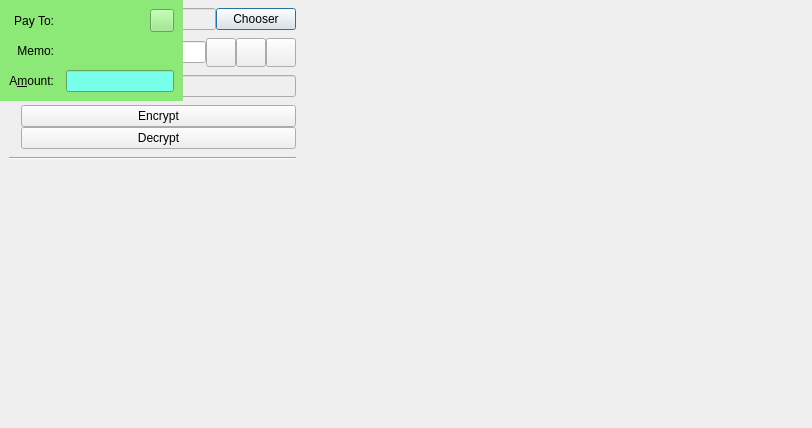
<?xml version="1.0" encoding="UTF-8"?>
<ui version="4.0">
 <class>EncryptDecryptDialog</class>
 <widget class="QDialog" name="EncryptDecryptDialog">
  <property name="geometry">
   <rect>
    <x>0</x>
    <y>0</y>
    <width>812</width>
    <height>428</height>
   </rect>
  </property>
  <property name="focusPolicy">
   <enum>Qt::TabFocus</enum>
  </property>
  <property name="autoFillBackground">
   <bool>false</bool>
  </property>
  <widget class="QFrame" name="EncryptDecryptDialog_frame">
   <property name="toolTip">
    <string>This is a normal payment.</string>
   </property>
   <property name="frameShape">
    <enum>QFrame::NoFrame</enum>
   </property>
   <layout class="QGridLayout" name="gridLayout">
    <property name="topMargin">
     <number>8</number>
    </property>
    <property name="bottomMargin">
     <number>4</number>
    </property>
    <property name="horizontalSpacing">
     <number>12</number>
    </property>
    <property name="verticalSpacing">
     <number>8</number>
    </property>
    <item row="1" column="2">
     <layout class="QHBoxLayout" name="payToLayout">
      <property name="spacing">
       <number>0</number>
      </property>
      <item>
       <widget class="QValidatedLineEdit" name="payTo">
        <property name="toolTip">
         <string>The IMG address to send the payment to</string>
        </property>
       </widget>
      </item>
      <item>
       <widget class="QToolButton" name="addressBookButton">
        <property name="toolTip">
         <string>Choose previously used address</string>
        </property>
        <property name="text">
         <string/>
        </property>
        <property name="iconSize">
         <size>
          <width>22</width>
          <height>22</height>
         </size>
        </property>
        <property name="shortcut">
         <string>Alt+A</string>
        </property>
       </widget>
      </item>
      <item>
       <widget class="QToolButton" name="pasteButton">
        <property name="toolTip">
         <string>Paste address from clipboard</string>
        </property>
        <property name="text">
         <string/>
        </property>
        <property name="iconSize">
         <size>
          <width>22</width>
          <height>22</height>
         </size>
        </property>
        <property name="shortcut">
         <string>Alt+P</string>
        </property>
       </widget>
      </item>
      <item>
       <widget class="QToolButton" name="deleteButton">
        <property name="toolTip">
         <string>Remove this entry</string>
        </property>
        <property name="text">
         <string/>
        </property>
        <property name="iconSize">
         <size>
          <width>22</width>
          <height>22</height>
         </size>
        </property>
       </widget>
      </item>
     </layout>
    </item>
    <item row="0" column="2">
     <layout class="QHBoxLayout" name="horizontalLayoutAmount" stretch="0,0">
      <property name="sizeConstraint">
       <enum>QLayout::SetMinAndMaxSize</enum>
      </property>
      <item>
       <widget class="QLineEdit" name="FileNamesTxt">
        <property name="enabled">
         <bool>false</bool>
        </property>
       </widget>
      </item>
      <item>
       <widget class="QPushButton" name="chooserButton">
        <property name="text">
         <string>Chooser</string>
        </property>
       </widget>
      </item>
     </layout>
    </item>
    <item row="2" column="2">
     <widget class="QLineEdit" name="addAsLabel">
      <property name="enabled">
       <bool>false</bool>
      </property>
      <property name="toolTip">
       <string>Enter a label for this address to add it to the list of used addresses</string>
      </property>
     </widget>
    </item>
    <item row="6" column="0" colspan="3">
     <widget class="Line" name="line">
      <property name="orientation">
       <enum>Qt::Horizontal</enum>
      </property>
     </widget>
    </item>
    <item row="3" column="1" colspan="2">
     <layout class="QVBoxLayout" name="verticalLayout">
      <item>
       <widget class="QPushButton" name="encryptButton">
        <property name="text">
         <string>Encrypt</string>
        </property>
       </widget>
      </item>
      <item>
       <widget class="QPushButton" name="decryptButton">
        <property name="text">
         <string>Decrypt</string>
        </property>
       </widget>
      </item>
     </layout>
    </item>
    <item row="2" column="1">
     <widget class="QLabel" name="labellLabel">
      <property name="text">
       <string>&amp;Private Key:</string>
      </property>
      <property name="alignment">
       <set>Qt::AlignRight|Qt::AlignTrailing|Qt::AlignVCenter</set>
      </property>
      <property name="buddy">
       <cstring>addAsLabel</cstring>
      </property>
     </widget>
    </item>
    <item row="1" column="1">
     <widget class="QLabel" name="addressToLabel">
      <property name="layoutDirection">
       <enum>Qt::LeftToRight</enum>
      </property>
      <property name="text">
       <string>Address:</string>
      </property>
      <property name="buddy">
       <cstring>payTo</cstring>
      </property>
     </widget>
    </item>
    <item row="0" column="1">
     <widget class="QLabel" name="FileLabel">
      <property name="text">
       <string>File:</string>
      </property>
     </widget>
    </item>
   </layout>
  </widget>
  <widget class="QFrame" name="SendCoins_UnauthenticatedPaymentRequest">
   <property name="palette">
    <palette>
     <active>
      <colorrole role="WindowText">
       <brush brushstyle="SolidPattern">
        <color alpha="255">
         <red>0</red>
         <green>0</green>
         <blue>0</blue>
        </color>
       </brush>
      </colorrole>
      <colorrole role="Button">
       <brush brushstyle="SolidPattern">
        <color alpha="255">
         <red>255</red>
         <green>255</green>
         <blue>127</blue>
        </color>
       </brush>
      </colorrole>
      <colorrole role="Light">
       <brush brushstyle="SolidPattern">
        <color alpha="255">
         <red>255</red>
         <green>255</green>
         <blue>255</blue>
        </color>
       </brush>
      </colorrole>
      <colorrole role="Midlight">
       <brush brushstyle="SolidPattern">
        <color alpha="255">
         <red>255</red>
         <green>255</green>
         <blue>191</blue>
        </color>
       </brush>
      </colorrole>
      <colorrole role="Dark">
       <brush brushstyle="SolidPattern">
        <color alpha="255">
         <red>127</red>
         <green>127</green>
         <blue>63</blue>
        </color>
       </brush>
      </colorrole>
      <colorrole role="Mid">
       <brush brushstyle="SolidPattern">
        <color alpha="255">
         <red>170</red>
         <green>170</green>
         <blue>84</blue>
        </color>
       </brush>
      </colorrole>
      <colorrole role="Text">
       <brush brushstyle="SolidPattern">
        <color alpha="255">
         <red>0</red>
         <green>0</green>
         <blue>0</blue>
        </color>
       </brush>
      </colorrole>
      <colorrole role="BrightText">
       <brush brushstyle="SolidPattern">
        <color alpha="255">
         <red>255</red>
         <green>255</green>
         <blue>255</blue>
        </color>
       </brush>
      </colorrole>
      <colorrole role="ButtonText">
       <brush brushstyle="SolidPattern">
        <color alpha="255">
         <red>0</red>
         <green>0</green>
         <blue>0</blue>
        </color>
       </brush>
      </colorrole>
      <colorrole role="Base">
       <brush brushstyle="SolidPattern">
        <color alpha="255">
         <red>255</red>
         <green>255</green>
         <blue>255</blue>
        </color>
       </brush>
      </colorrole>
      <colorrole role="Window">
       <brush brushstyle="SolidPattern">
        <color alpha="255">
         <red>255</red>
         <green>255</green>
         <blue>127</blue>
        </color>
       </brush>
      </colorrole>
      <colorrole role="Shadow">
       <brush brushstyle="SolidPattern">
        <color alpha="255">
         <red>0</red>
         <green>0</green>
         <blue>0</blue>
        </color>
       </brush>
      </colorrole>
      <colorrole role="AlternateBase">
       <brush brushstyle="SolidPattern">
        <color alpha="255">
         <red>255</red>
         <green>255</green>
         <blue>191</blue>
        </color>
       </brush>
      </colorrole>
      <colorrole role="ToolTipBase">
       <brush brushstyle="SolidPattern">
        <color alpha="255">
         <red>255</red>
         <green>255</green>
         <blue>220</blue>
        </color>
       </brush>
      </colorrole>
      <colorrole role="ToolTipText">
       <brush brushstyle="SolidPattern">
        <color alpha="255">
         <red>0</red>
         <green>0</green>
         <blue>0</blue>
        </color>
       </brush>
      </colorrole>
     </active>
     <inactive>
      <colorrole role="WindowText">
       <brush brushstyle="SolidPattern">
        <color alpha="255">
         <red>0</red>
         <green>0</green>
         <blue>0</blue>
        </color>
       </brush>
      </colorrole>
      <colorrole role="Button">
       <brush brushstyle="SolidPattern">
        <color alpha="255">
         <red>255</red>
         <green>255</green>
         <blue>127</blue>
        </color>
       </brush>
      </colorrole>
      <colorrole role="Light">
       <brush brushstyle="SolidPattern">
        <color alpha="255">
         <red>255</red>
         <green>255</green>
         <blue>255</blue>
        </color>
       </brush>
      </colorrole>
      <colorrole role="Midlight">
       <brush brushstyle="SolidPattern">
        <color alpha="255">
         <red>255</red>
         <green>255</green>
         <blue>191</blue>
        </color>
       </brush>
      </colorrole>
      <colorrole role="Dark">
       <brush brushstyle="SolidPattern">
        <color alpha="255">
         <red>127</red>
         <green>127</green>
         <blue>63</blue>
        </color>
       </brush>
      </colorrole>
      <colorrole role="Mid">
       <brush brushstyle="SolidPattern">
        <color alpha="255">
         <red>170</red>
         <green>170</green>
         <blue>84</blue>
        </color>
       </brush>
      </colorrole>
      <colorrole role="Text">
       <brush brushstyle="SolidPattern">
        <color alpha="255">
         <red>0</red>
         <green>0</green>
         <blue>0</blue>
        </color>
       </brush>
      </colorrole>
      <colorrole role="BrightText">
       <brush brushstyle="SolidPattern">
        <color alpha="255">
         <red>255</red>
         <green>255</green>
         <blue>255</blue>
        </color>
       </brush>
      </colorrole>
      <colorrole role="ButtonText">
       <brush brushstyle="SolidPattern">
        <color alpha="255">
         <red>0</red>
         <green>0</green>
         <blue>0</blue>
        </color>
       </brush>
      </colorrole>
      <colorrole role="Base">
       <brush brushstyle="SolidPattern">
        <color alpha="255">
         <red>255</red>
         <green>255</green>
         <blue>255</blue>
        </color>
       </brush>
      </colorrole>
      <colorrole role="Window">
       <brush brushstyle="SolidPattern">
        <color alpha="255">
         <red>255</red>
         <green>255</green>
         <blue>127</blue>
        </color>
       </brush>
      </colorrole>
      <colorrole role="Shadow">
       <brush brushstyle="SolidPattern">
        <color alpha="255">
         <red>0</red>
         <green>0</green>
         <blue>0</blue>
        </color>
       </brush>
      </colorrole>
      <colorrole role="AlternateBase">
       <brush brushstyle="SolidPattern">
        <color alpha="255">
         <red>255</red>
         <green>255</green>
         <blue>191</blue>
        </color>
       </brush>
      </colorrole>
      <colorrole role="ToolTipBase">
       <brush brushstyle="SolidPattern">
        <color alpha="255">
         <red>255</red>
         <green>255</green>
         <blue>220</blue>
        </color>
       </brush>
      </colorrole>
      <colorrole role="ToolTipText">
       <brush brushstyle="SolidPattern">
        <color alpha="255">
         <red>0</red>
         <green>0</green>
         <blue>0</blue>
        </color>
       </brush>
      </colorrole>
     </inactive>
     <disabled>
      <colorrole role="WindowText">
       <brush brushstyle="SolidPattern">
        <color alpha="255">
         <red>127</red>
         <green>127</green>
         <blue>63</blue>
        </color>
       </brush>
      </colorrole>
      <colorrole role="Button">
       <brush brushstyle="SolidPattern">
        <color alpha="255">
         <red>255</red>
         <green>255</green>
         <blue>127</blue>
        </color>
       </brush>
      </colorrole>
      <colorrole role="Light">
       <brush brushstyle="SolidPattern">
        <color alpha="255">
         <red>255</red>
         <green>255</green>
         <blue>255</blue>
        </color>
       </brush>
      </colorrole>
      <colorrole role="Midlight">
       <brush brushstyle="SolidPattern">
        <color alpha="255">
         <red>255</red>
         <green>255</green>
         <blue>191</blue>
        </color>
       </brush>
      </colorrole>
      <colorrole role="Dark">
       <brush brushstyle="SolidPattern">
        <color alpha="255">
         <red>127</red>
         <green>127</green>
         <blue>63</blue>
        </color>
       </brush>
      </colorrole>
      <colorrole role="Mid">
       <brush brushstyle="SolidPattern">
        <color alpha="255">
         <red>170</red>
         <green>170</green>
         <blue>84</blue>
        </color>
       </brush>
      </colorrole>
      <colorrole role="Text">
       <brush brushstyle="SolidPattern">
        <color alpha="255">
         <red>127</red>
         <green>127</green>
         <blue>63</blue>
        </color>
       </brush>
      </colorrole>
      <colorrole role="BrightText">
       <brush brushstyle="SolidPattern">
        <color alpha="255">
         <red>255</red>
         <green>255</green>
         <blue>255</blue>
        </color>
       </brush>
      </colorrole>
      <colorrole role="ButtonText">
       <brush brushstyle="SolidPattern">
        <color alpha="255">
         <red>127</red>
         <green>127</green>
         <blue>63</blue>
        </color>
       </brush>
      </colorrole>
      <colorrole role="Base">
       <brush brushstyle="SolidPattern">
        <color alpha="255">
         <red>255</red>
         <green>255</green>
         <blue>127</blue>
        </color>
       </brush>
      </colorrole>
      <colorrole role="Window">
       <brush brushstyle="SolidPattern">
        <color alpha="255">
         <red>255</red>
         <green>255</green>
         <blue>127</blue>
        </color>
       </brush>
      </colorrole>
      <colorrole role="Shadow">
       <brush brushstyle="SolidPattern">
        <color alpha="255">
         <red>0</red>
         <green>0</green>
         <blue>0</blue>
        </color>
       </brush>
      </colorrole>
      <colorrole role="AlternateBase">
       <brush brushstyle="SolidPattern">
        <color alpha="255">
         <red>255</red>
         <green>255</green>
         <blue>127</blue>
        </color>
       </brush>
      </colorrole>
      <colorrole role="ToolTipBase">
       <brush brushstyle="SolidPattern">
        <color alpha="255">
         <red>255</red>
         <green>255</green>
         <blue>220</blue>
        </color>
       </brush>
      </colorrole>
      <colorrole role="ToolTipText">
       <brush brushstyle="SolidPattern">
        <color alpha="255">
         <red>0</red>
         <green>0</green>
         <blue>0</blue>
        </color>
       </brush>
      </colorrole>
     </disabled>
    </palette>
   </property>
   <property name="toolTip">
    <string>This is an unauthenticated payment request.</string>
   </property>
   <property name="autoFillBackground">
    <bool>true</bool>
   </property>
   <property name="frameShape">
    <enum>QFrame::NoFrame</enum>
   </property>
   <layout class="QGridLayout" name="gridLayout_is">
    <property name="spacing">
     <number>12</number>
    </property>
    <item row="0" column="0">
     <widget class="QLabel" name="payToLabel_is">
      <property name="text">
       <string>Pay To:</string>
      </property>
      <property name="alignment">
       <set>Qt::AlignRight|Qt::AlignTrailing|Qt::AlignVCenter</set>
      </property>
     </widget>
    </item>
    <item row="0" column="1">
     <layout class="QHBoxLayout" name="payToLayout_is">
      <property name="spacing">
       <number>0</number>
      </property>
      <item>
       <widget class="QLabel" name="payTo_is"/>
      </item>
      <item>
       <widget class="QToolButton" name="deleteButton_is">
        <property name="toolTip">
         <string>Remove this entry</string>
        </property>
        <property name="text">
         <string/>
        </property>
       </widget>
      </item>
     </layout>
    </item>
    <item row="1" column="0">
     <widget class="QLabel" name="memoLabel_is">
      <property name="text">
       <string>Memo:</string>
      </property>
      <property name="alignment">
       <set>Qt::AlignRight|Qt::AlignTrailing|Qt::AlignVCenter</set>
      </property>
     </widget>
    </item>
    <item row="1" column="1">
     <widget class="QLabel" name="memoTextLabel_is">
      <property name="textFormat">
       <enum>Qt::PlainText</enum>
      </property>
     </widget>
    </item>
    <item row="2" column="0">
     <widget class="QLabel" name="amountLabel_is">
      <property name="text">
       <string>A&amp;mount:</string>
      </property>
      <property name="alignment">
       <set>Qt::AlignRight|Qt::AlignTrailing|Qt::AlignVCenter</set>
      </property>
      <property name="buddy">
       <cstring>payAmount_is</cstring>
      </property>
     </widget>
    </item>
    <item row="2" column="1">
     <widget class="BitcoinAmountField" name="payAmount_is">
      <property name="acceptDrops">
       <bool>false</bool>
      </property>
     </widget>
    </item>
   </layout>
  </widget>
  <widget class="QFrame" name="SendCoins_AuthenticatedPaymentRequest">
   <property name="palette">
    <palette>
     <active>
      <colorrole role="WindowText">
       <brush brushstyle="SolidPattern">
        <color alpha="255">
         <red>0</red>
         <green>0</green>
         <blue>0</blue>
        </color>
       </brush>
      </colorrole>
      <colorrole role="Button">
       <brush brushstyle="SolidPattern">
        <color alpha="255">
         <red>140</red>
         <green>232</green>
         <blue>119</blue>
        </color>
       </brush>
      </colorrole>
      <colorrole role="Light">
       <brush brushstyle="SolidPattern">
        <color alpha="255">
         <red>230</red>
         <green>255</green>
         <blue>224</blue>
        </color>
       </brush>
      </colorrole>
      <colorrole role="Midlight">
       <brush brushstyle="SolidPattern">
        <color alpha="255">
         <red>185</red>
         <green>243</green>
         <blue>171</blue>
        </color>
       </brush>
      </colorrole>
      <colorrole role="Dark">
       <brush brushstyle="SolidPattern">
        <color alpha="255">
         <red>70</red>
         <green>116</green>
         <blue>59</blue>
        </color>
       </brush>
      </colorrole>
      <colorrole role="Mid">
       <brush brushstyle="SolidPattern">
        <color alpha="255">
         <red>93</red>
         <green>155</green>
         <blue>79</blue>
        </color>
       </brush>
      </colorrole>
      <colorrole role="Text">
       <brush brushstyle="SolidPattern">
        <color alpha="255">
         <red>0</red>
         <green>0</green>
         <blue>0</blue>
        </color>
       </brush>
      </colorrole>
      <colorrole role="BrightText">
       <brush brushstyle="SolidPattern">
        <color alpha="255">
         <red>155</red>
         <green>255</green>
         <blue>147</blue>
        </color>
       </brush>
      </colorrole>
      <colorrole role="ButtonText">
       <brush brushstyle="SolidPattern">
        <color alpha="255">
         <red>0</red>
         <green>0</green>
         <blue>0</blue>
        </color>
       </brush>
      </colorrole>
      <colorrole role="Base">
       <brush brushstyle="SolidPattern">
        <color alpha="255">
         <red>119</red>
         <green>255</green>
         <blue>233</blue>
        </color>
       </brush>
      </colorrole>
      <colorrole role="Window">
       <brush brushstyle="SolidPattern">
        <color alpha="255">
         <red>140</red>
         <green>232</green>
         <blue>119</blue>
        </color>
       </brush>
      </colorrole>
      <colorrole role="Shadow">
       <brush brushstyle="SolidPattern">
        <color alpha="255">
         <red>0</red>
         <green>0</green>
         <blue>0</blue>
        </color>
       </brush>
      </colorrole>
      <colorrole role="AlternateBase">
       <brush brushstyle="SolidPattern">
        <color alpha="255">
         <red>197</red>
         <green>243</green>
         <blue>187</blue>
        </color>
       </brush>
      </colorrole>
      <colorrole role="NoRole">
       <brush brushstyle="SolidPattern">
        <color alpha="255">
         <red>125</red>
         <green>194</green>
         <blue>122</blue>
        </color>
       </brush>
      </colorrole>
      <colorrole role="ToolTipBase">
       <brush brushstyle="SolidPattern">
        <color alpha="255">
         <red>255</red>
         <green>255</green>
         <blue>220</blue>
        </color>
       </brush>
      </colorrole>
      <colorrole role="ToolTipText">
       <brush brushstyle="SolidPattern">
        <color alpha="255">
         <red>0</red>
         <green>0</green>
         <blue>0</blue>
        </color>
       </brush>
      </colorrole>
     </active>
     <inactive>
      <colorrole role="WindowText">
       <brush brushstyle="SolidPattern">
        <color alpha="255">
         <red>0</red>
         <green>0</green>
         <blue>0</blue>
        </color>
       </brush>
      </colorrole>
      <colorrole role="Button">
       <brush brushstyle="SolidPattern">
        <color alpha="255">
         <red>140</red>
         <green>232</green>
         <blue>119</blue>
        </color>
       </brush>
      </colorrole>
      <colorrole role="Light">
       <brush brushstyle="SolidPattern">
        <color alpha="255">
         <red>230</red>
         <green>255</green>
         <blue>224</blue>
        </color>
       </brush>
      </colorrole>
      <colorrole role="Midlight">
       <brush brushstyle="SolidPattern">
        <color alpha="255">
         <red>185</red>
         <green>243</green>
         <blue>171</blue>
        </color>
       </brush>
      </colorrole>
      <colorrole role="Dark">
       <brush brushstyle="SolidPattern">
        <color alpha="255">
         <red>70</red>
         <green>116</green>
         <blue>59</blue>
        </color>
       </brush>
      </colorrole>
      <colorrole role="Mid">
       <brush brushstyle="SolidPattern">
        <color alpha="255">
         <red>93</red>
         <green>155</green>
         <blue>79</blue>
        </color>
       </brush>
      </colorrole>
      <colorrole role="Text">
       <brush brushstyle="SolidPattern">
        <color alpha="255">
         <red>0</red>
         <green>0</green>
         <blue>0</blue>
        </color>
       </brush>
      </colorrole>
      <colorrole role="BrightText">
       <brush brushstyle="SolidPattern">
        <color alpha="255">
         <red>155</red>
         <green>255</green>
         <blue>147</blue>
        </color>
       </brush>
      </colorrole>
      <colorrole role="ButtonText">
       <brush brushstyle="SolidPattern">
        <color alpha="255">
         <red>0</red>
         <green>0</green>
         <blue>0</blue>
        </color>
       </brush>
      </colorrole>
      <colorrole role="Base">
       <brush brushstyle="SolidPattern">
        <color alpha="255">
         <red>119</red>
         <green>255</green>
         <blue>233</blue>
        </color>
       </brush>
      </colorrole>
      <colorrole role="Window">
       <brush brushstyle="SolidPattern">
        <color alpha="255">
         <red>140</red>
         <green>232</green>
         <blue>119</blue>
        </color>
       </brush>
      </colorrole>
      <colorrole role="Shadow">
       <brush brushstyle="SolidPattern">
        <color alpha="255">
         <red>0</red>
         <green>0</green>
         <blue>0</blue>
        </color>
       </brush>
      </colorrole>
      <colorrole role="AlternateBase">
       <brush brushstyle="SolidPattern">
        <color alpha="255">
         <red>197</red>
         <green>243</green>
         <blue>187</blue>
        </color>
       </brush>
      </colorrole>
      <colorrole role="NoRole">
       <brush brushstyle="SolidPattern">
        <color alpha="255">
         <red>125</red>
         <green>194</green>
         <blue>122</blue>
        </color>
       </brush>
      </colorrole>
      <colorrole role="ToolTipBase">
       <brush brushstyle="SolidPattern">
        <color alpha="255">
         <red>255</red>
         <green>255</green>
         <blue>220</blue>
        </color>
       </brush>
      </colorrole>
      <colorrole role="ToolTipText">
       <brush brushstyle="SolidPattern">
        <color alpha="255">
         <red>0</red>
         <green>0</green>
         <blue>0</blue>
        </color>
       </brush>
      </colorrole>
     </inactive>
     <disabled>
      <colorrole role="WindowText">
       <brush brushstyle="SolidPattern">
        <color alpha="255">
         <red>70</red>
         <green>116</green>
         <blue>59</blue>
        </color>
       </brush>
      </colorrole>
      <colorrole role="Button">
       <brush brushstyle="SolidPattern">
        <color alpha="255">
         <red>140</red>
         <green>232</green>
         <blue>119</blue>
        </color>
       </brush>
      </colorrole>
      <colorrole role="Light">
       <brush brushstyle="SolidPattern">
        <color alpha="255">
         <red>230</red>
         <green>255</green>
         <blue>224</blue>
        </color>
       </brush>
      </colorrole>
      <colorrole role="Midlight">
       <brush brushstyle="SolidPattern">
        <color alpha="255">
         <red>185</red>
         <green>243</green>
         <blue>171</blue>
        </color>
       </brush>
      </colorrole>
      <colorrole role="Dark">
       <brush brushstyle="SolidPattern">
        <color alpha="255">
         <red>70</red>
         <green>116</green>
         <blue>59</blue>
        </color>
       </brush>
      </colorrole>
      <colorrole role="Mid">
       <brush brushstyle="SolidPattern">
        <color alpha="255">
         <red>93</red>
         <green>155</green>
         <blue>79</blue>
        </color>
       </brush>
      </colorrole>
      <colorrole role="Text">
       <brush brushstyle="SolidPattern">
        <color alpha="255">
         <red>70</red>
         <green>116</green>
         <blue>59</blue>
        </color>
       </brush>
      </colorrole>
      <colorrole role="BrightText">
       <brush brushstyle="SolidPattern">
        <color alpha="255">
         <red>155</red>
         <green>255</green>
         <blue>147</blue>
        </color>
       </brush>
      </colorrole>
      <colorrole role="ButtonText">
       <brush brushstyle="SolidPattern">
        <color alpha="255">
         <red>70</red>
         <green>116</green>
         <blue>59</blue>
        </color>
       </brush>
      </colorrole>
      <colorrole role="Base">
       <brush brushstyle="SolidPattern">
        <color alpha="255">
         <red>140</red>
         <green>232</green>
         <blue>119</blue>
        </color>
       </brush>
      </colorrole>
      <colorrole role="Window">
       <brush brushstyle="SolidPattern">
        <color alpha="255">
         <red>140</red>
         <green>232</green>
         <blue>119</blue>
        </color>
       </brush>
      </colorrole>
      <colorrole role="Shadow">
       <brush brushstyle="SolidPattern">
        <color alpha="255">
         <red>0</red>
         <green>0</green>
         <blue>0</blue>
        </color>
       </brush>
      </colorrole>
      <colorrole role="AlternateBase">
       <brush brushstyle="SolidPattern">
        <color alpha="255">
         <red>140</red>
         <green>232</green>
         <blue>119</blue>
        </color>
       </brush>
      </colorrole>
      <colorrole role="NoRole">
       <brush brushstyle="SolidPattern">
        <color alpha="255">
         <red>125</red>
         <green>194</green>
         <blue>122</blue>
        </color>
       </brush>
      </colorrole>
      <colorrole role="ToolTipBase">
       <brush brushstyle="SolidPattern">
        <color alpha="255">
         <red>255</red>
         <green>255</green>
         <blue>220</blue>
        </color>
       </brush>
      </colorrole>
      <colorrole role="ToolTipText">
       <brush brushstyle="SolidPattern">
        <color alpha="255">
         <red>0</red>
         <green>0</green>
         <blue>0</blue>
        </color>
       </brush>
      </colorrole>
     </disabled>
    </palette>
   </property>
   <property name="toolTip">
    <string>This is an authenticated payment request.</string>
   </property>
   <property name="autoFillBackground">
    <bool>true</bool>
   </property>
   <property name="frameShape">
    <enum>QFrame::NoFrame</enum>
   </property>
   <layout class="QGridLayout" name="gridLayout_s">
    <property name="spacing">
     <number>12</number>
    </property>
    <item row="0" column="0">
     <widget class="QLabel" name="payToLabel_s">
      <property name="text">
       <string>Pay To:</string>
      </property>
      <property name="alignment">
       <set>Qt::AlignRight|Qt::AlignTrailing|Qt::AlignVCenter</set>
      </property>
     </widget>
    </item>
    <item row="0" column="1">
     <layout class="QHBoxLayout" name="payToLayout_s">
      <property name="spacing">
       <number>0</number>
      </property>
      <item>
       <widget class="QLabel" name="payTo_s">
        <property name="textFormat">
         <enum>Qt::PlainText</enum>
        </property>
       </widget>
      </item>
      <item>
       <widget class="QToolButton" name="deleteButton_s">
        <property name="toolTip">
         <string>Remove this entry</string>
        </property>
        <property name="text">
         <string/>
        </property>
       </widget>
      </item>
     </layout>
    </item>
    <item row="1" column="0">
     <widget class="QLabel" name="memoLabel_s">
      <property name="text">
       <string>Memo:</string>
      </property>
      <property name="alignment">
       <set>Qt::AlignRight|Qt::AlignTrailing|Qt::AlignVCenter</set>
      </property>
     </widget>
    </item>
    <item row="1" column="1">
     <widget class="QLabel" name="memoTextLabel_s">
      <property name="textFormat">
       <enum>Qt::PlainText</enum>
      </property>
     </widget>
    </item>
    <item row="2" column="0">
     <widget class="QLabel" name="amountLabel_s">
      <property name="text">
       <string>A&amp;mount:</string>
      </property>
      <property name="alignment">
       <set>Qt::AlignRight|Qt::AlignTrailing|Qt::AlignVCenter</set>
      </property>
      <property name="buddy">
       <cstring>payAmount_s</cstring>
      </property>
     </widget>
    </item>
    <item row="2" column="1">
     <widget class="BitcoinAmountField" name="payAmount_s">
      <property name="acceptDrops">
       <bool>false</bool>
      </property>
     </widget>
    </item>
   </layout>
  </widget>
 </widget>
 <customwidgets>
  <customwidget>
   <class>QValidatedLineEdit</class>
   <extends>QLineEdit</extends>
   <header>qvalidatedlineedit.h</header>
  </customwidget>
  <customwidget>
   <class>BitcoinAmountField</class>
   <extends>QLineEdit</extends>
   <header>bitcoinamountfield.h</header>
   <container>1</container>
  </customwidget>
 </customwidgets>
 <tabstops>
  <tabstop>payTo</tabstop>
  <tabstop>addressBookButton</tabstop>
  <tabstop>pasteButton</tabstop>
  <tabstop>deleteButton</tabstop>
  <tabstop>addAsLabel</tabstop>
  <tabstop>payAmount_is</tabstop>
  <tabstop>deleteButton_is</tabstop>
  <tabstop>payAmount_s</tabstop>
  <tabstop>deleteButton_s</tabstop>
 </tabstops>
 <resources/>
 <connections/>
</ui>
